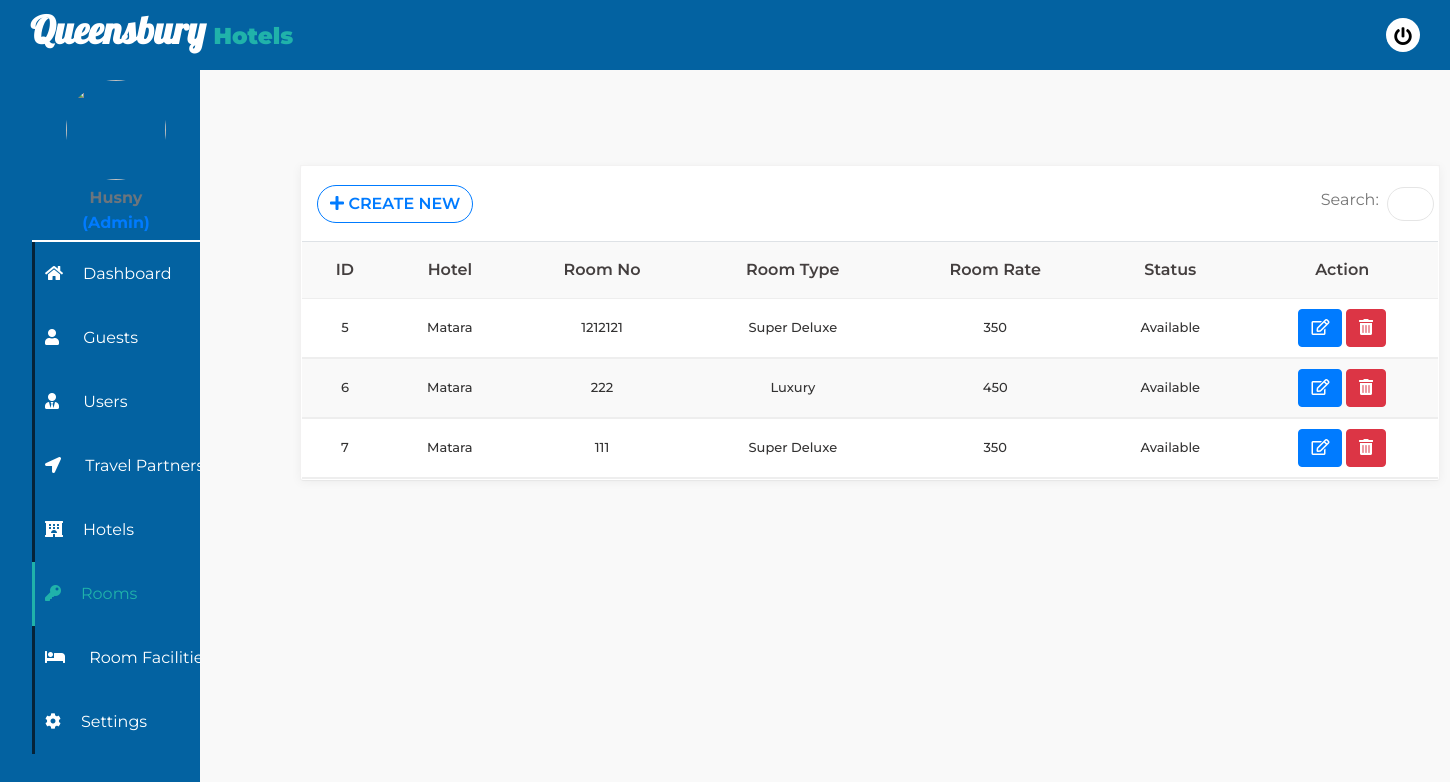
/Admin/viewrooms.php (signed in), run on the app's committed database.
### tables this page shows
CREATE TABLE `user` (
  `id` int(11) NOT NULL,
  `fname` varchar(150) NOT NULL,
  `lname` varchar(150) NOT NULL,
  `mobile` varchar(20) NOT NULL,
  `email` varchar(100) NOT NULL,
  `username` varchar(30) NOT NULL,
  `password` varchar(30) NOT NULL,
  `role` char(10) NOT NULL,
  `profile` varchar(255) NOT NULL
);

CREATE TABLE `room` (
  `id` int(11) NOT NULL,
  `room_number` varchar(50) NOT NULL,
  `status` varchar(50) NOT NULL,
  `hotel_id` int(11) NOT NULL,
  `roomtype_id` int(11) NOT NULL
);

CREATE TABLE `hotel` (
  `hotelcode` int(11) NOT NULL,
  `location` varchar(150) NOT NULL,
  `phone_no` varchar(20) NOT NULL
);

CREATE TABLE `roomtype` (
  `id` int(11) NOT NULL,
  `tname` varchar(50) NOT NULL,
  `price` int(11) NOT NULL,
  `image` varchar(255) NOT NULL,
  `description` varchar(255) NOT NULL
);

### Admin/viewrooms.php (the view, shortened to what this page needs)
<?php
include('./header.php');
include('./connection.php');
include('./links.php');
?>
<!DOCTYPE html>
<html lang="en">
<head>
</head>
<body>
<div class="container body">
        <div class="row">
            <div class="col-md-12 main-datatable">
                <div class="card_body">
                    <div class="row d-flex">
                        <div class="col-sm-4 createSegment">
                            <a class="btn dim_button create_new" href="addrooms.php"> <i class="fa fa-plus" aria-hidden="true"></i> Create New</a>
                        </div>
                        <div class="col-sm-8 add_flex">
                            <div class="form-group searchInput">
                                <label for="search">Search:</label>
                                <input type="search" name="search" class="form-control" id="filterbox" placeholder=" ">
                                </div>
                            </div>
                        </div>
                        <div class="overflow-x">
                            <table style="width:100%;" id="filtertable" class="table cust-datatable dataTable no-footer">
                                <thead>
                                    <tr>
                                        <th>ID</th>
                                        <th>Hotel</th>
                                        <th>Room No</th>
                                        <th>Room Type</th>
                                        <th>Room Rate</th>
                                        <th>Status</th>
                                        <th>Action</th>
                                    </tr>
                                </thead>
                                <tbody>
                                <?php
                                $query = "SELECT room.room_number ,room.id,room.status, roomtype.id as rmt_id ,roomtype.tname, roomtype.price,hotel.location, hotel.hotelcode FROM room JOIN roomtype ON roomtype.id = room.roomtype_id JOIN hotel ON hotel.hotelcode = room.hotel_id";
                                $res = mysqli_query($connect, $query);
                                while ($row = mysqli_fetch_assoc($res)) {
                                    $id = $row['id'];
                                    $hotel = $row['location'];
                                    $room_number = $row['room_number'];
                                    $room = $row['tname'];
                                    $price = $row['price'];
                                    $status = $row['status'];
                                ?>
                                        <tr>
                                            <td><?php echo $id ?></td>
                                            <td><?php echo $hotel ?></td>
                                            <td><?php echo $room_number ?></td>
                                            <td><?php echo $room ?></td>
                                            <td><?php echo $price ?></td>
                                            <td><?php echo $status ?></td>
                                            <td><a href="updaterooms.php?rupid=<?php echo $id; ?>" class="btn btn-primary"><i class="far fa-edit"></i>
                                            </a>
                                                <a href="viewrooms.php?del=<?php echo $id; ?>" onclick="return confirm('Are you sure to delete?')"
                                                class="btn btn-danger"><i class="fas fa-trash-alt"></i>
                                                </a></td>
                                        </tr>
                                        <?php } ?>
                                </tbody>
                            </table>
                        </div>
                    </div>
                </div>
            </div>
        </div>
</body>
</html>

### Admin/header.php (shortened to what this page needs)
<!DOCTYPE html>
<html lang="en">
<head>
    <link rel="stylesheet" href="./assets/css/style.css">
    <link rel="stylesheet" href="./assets/fontawesome/css/all.css">
    <link rel="stylesheet" href="./assets/bootstrap/dist/css/bootstrap.min.css">
</head>
<?php
include('./connection.php');
?>
<?php
$url_array =  explode('/', $_SERVER['REQUEST_URI']);
$url = end($url_array);
?>
<?php
if(isset($_SESSION['aduser']) || isset($_SESSION['manuser']) || isset($_SESSION['cluser']))
{
    $set_id=$_SESSION['id'];
    $sql = "select * from user where id='$set_id'";
    $res = mysqli_query($connect, $sql);
    $row = mysqli_fetch_array($res);
    $fname = $row['fname'];
    $profile = $row['profile'];
    $role = $row['role'];
}
?>
<body>
    <div class="wrapper">
        <div class="header">
            <div class="header-menu">
                <div class="title">Queensbury <span>Hotels</span></div>
                <ul>
                    <li><a href="logout.php"><i class="fas fa-power-off"></i></a></li>
                </ul>
            </div>
        </div>
        <div class="sidebar">
            <ul class="sidebar-menu">
            <li class="text-center profile">
                    <?php if ($profile) : ?>
                        <img src="images/<?php echo $profile ?>">
                    <?php else : ?>
                        <img src="images/admin.png">
                    <?php endif ?>
                    <div class="text-muted">
                        <?php echo $fname; ?>
                    </div>
                    <div class="text-primary" style="user-select:none;">(<?php echo $role ?>)</div>
                </li>
                <?php
                if(isset($_SESSION['aduser'])){
                ?>
                <li class="item">
                    <a class="menu-btn <?php if ($url == 'dashboard.php') {
                                            echo "current";
                                        } ?>" href="dashboard.php"><i class="fas fa-home mar"></i><span>Dashboard</span></a>
                </li>
                <?php }?>
                <?php
                if(isset($_SESSION['aduser'])){
                ?>
                <li class="item">
                    <a class="menu-btn <?php if ($url == 'showcustomer.php' || $url == 'addguests.php' || isset($_GET['updateid'])) {
                                            echo "current";
                                        } ?>" href="showcustomer.php"><i class="fas fa-user mar"></i> <span>Guests</span></a>
                </li>
                <?php }?>
                <?php
                if(isset($_SESSION['aduser'])){
                ?>
                <li class="item">
                    <a class="menu-btn <?php if ($url == 'showuser.php' || $url == 'userregister.php' || isset($_GET['updateid'])) {
                                            echo "current";
                                        } ?>" href="showuser.php"><i class="fas fa-user-tie mar"></i> <span>Users</span></a>
                </li>
                <?php }?>
                <?php
                if(isset($_SESSION['aduser'])){
                ?>
                <li class="item">
                    <a class="menu-btn <?php if ($url == 'travelpartners.php' || $url == 'addtravelpartner.php' || isset($_GET['updateid'])) {
                                            echo "current";
                                        } ?>" href="travelpartners.php"> <i class="fas fa-location-arrow mar"></i> <span>Travel Partners</span></a>
                </li>
                <?php }?>
                <?php
                if(isset($_SESSION['aduser'])){
                ?>
                <li class="item">
                    <a class="menu-btn <?php if ($url == 'viewhotels.php' || isset($_GET['dbid']) || isset($_GET['upid']) || $url == 'addhotels.php') {
                                            echo "current";
                                        } ?>" href="viewhotels.php"><i class="fas fa-regular fa-hotel mar"></i><span>Hotels</span></a>
                </li>
                <?php }?>
                <?php
                if(isset($_SESSION['aduser'])){
                ?>
                <li class="item">
                    <a class="menu-btn <?php if ($url == 'viewrooms.php' || isset($_GET['dbid']) || isset($_GET['ubid']) || $url == 'addrooms.php') {
                                            echo "current";
                                        } ?>" href="viewrooms.php"><i class="fas fa-key mar"></i><span>Rooms</span></a>
                </li>
                <?php }?>
                <?php
                if(isset($_SESSION['aduser'])){
                ?>
                <li class="item">
                    <a class="menu-btn <?php if ($url == 'showroomtype.php' || $url == 'addroomtypes.php' || isset($_GET['updateid'])) {
                                            echo "current";
                                        } ?>" href="showroomtype.php"><i class="fas fa-bed mar"></i> <span>Room Facilities</span></a>
                </li>
                <?php }?>
                <li class="item" style="padding-bottom: 50px">
                    <a href="settings.php" class="menu-btn <?php if ($url == 'settings.php') {
                                                                echo "current";
                                                            } ?>"><i class="fas fa-cog  mar"></i><span>Settings</span></a>
                </li>
            </ul>
        </div>
    </div>
</body>
</html>

### Admin/links.php (shortened to what this page needs)
<link rel="stylesheet" href="./assets/fontawesome/css/all.css">
<link rel="stylesheet" href="https://cdn.jsdelivr.net/npm/bootstrap@4.6.0/dist/css/bootstrap.min.css">
<link rel="stylesheet" href="./assets/css/bstyle.css">
<link rel="stylesheet" href="./assets/css/style.css">
<link rel="stylesheet" href="./css/style.css">
<link href="https://cdnjs.cloudflare.com/ajax/libs/toastr.js/2.0.1/css/toastr.css" rel="stylesheet" />
<link rel="stylesheet" href="https://cdn.datatables.net/1.10.14/css/jquery.dataTables.min.css">

### Admin/assets/css/style.css (style rules this page uses)
* { margin: 0; padding: 0; list-style: none; text-decoration: none; box-sizing: border-box; font-family: "Montserrat", sans-serif; }
body { background: #eee; }
.wrapper .header { z-index: 1; background: #0362a1; position: fixed; width: calc(100% - 0%); height: 70px; display: flex; top: 0; }
.wrapper .header .header-menu { width: calc(100% - 0%); height: 100%; display: flex; justify-content: space-between; align-items: center; padding: 0 20px; }
.wrapper .header .header-menu .title { font-family: 'Lobster', cursive; color: #fff; margin-bottom: 10px; margin-left: 10px; font-size: 38px; font-weight: 900; user-select: none; }
.wrapper .header .header-menu .title span { color: lightseagreen; font-size: 23px; }
.wrapper .header .header-menu ul { margin-top: 15px; display: flex; }
.wrapper .header .header-menu ul li a { background: #fff; color: #000; display: block; margin: 0 10px; font-size: 18px; width: 34px; height: 34px; line-height: 38px; text-align: center; border-radius: 50%; transition: 0.3s; transition-property: color; }
.wrapper .sidebar { z-index: 1; background: #0362a1; position: fixed; top: 70px; width: 200px; height: calc(100% - 9%); transition: 0.3s; transition-property: width; overflow-y: auto; }
.wrapper .sidebar .sidebar-menu { overflow: hidden; }
.wrapper .sidebar .sidebar-menu .profile { border-bottom: 2px solid #fff; }
.wrapper .sidebar .sidebar-menu .profile img { margin: 10px 0; width: 100px; height: 100px; border-radius: 50%; user-select: none; }
.wrapper .sidebar .sidebar-menu .profile div { line-height: 15px; font-weight: 700; margin-bottom: 10px; }
.wrapper .sidebar .sidebar-menu .item { width: 200px; overflow: hidden; user-select: none; }
.wrapper .sidebar .sidebar-menu .item a { display: block; color: #fff; position: relative; border-left: 3px solid #052339; padding: 20px 10px; transition: 0.3s; transition-property: color; }
.wrapper .sidebar .sidebar-menu .item a.current { color: lightseagreen; border-left: 3px solid lightseagreen; }
.wrapper .sidebar .sidebar-menu .item .menu-btn .mar { margin-right: 20px; }

### Admin/assets/css/bstyle.css (style rules this page uses)
.body { margin-top: 75px; margin-left: 200px; }

### Admin/css/style.css (style rules this page uses)
body { font-family: 'Raleway', sans-serif; background: #f9f9f9; }
.main-datatable { padding: 0px; border: 1px solid #f3f2f2; border-bottom: 0; box-shadow: 0px 2px 10px rgba(0, 0, 0, .05); margin-top: 90px; margin-left: 100px; }
.d-flex { display: flex; align-items: center; justify-content: space-between; }
.card_body { background-color: white; border: 1px solid transparent; border-radius: 2px; -webkit-box-shadow: 0 1px 1px rgba(0, 0, 0, 0.05); box-shadow: 0 1px 1px rgba(0, 0, 0, 0.05); }
.main-datatable .row { margin: 0; }
.searchInput { width: 50%; display: flex; align-items: center; position: relative; justify-content: flex-end; margin: 20px 0px; padding: 0px 4px; }
.searchInput input { border: 1px solid #e5e5e5; border-radius: 50px; margin-left: 8px; height: 34px; width: 100%; padding: 0px 25px 0px 10px; transition: all .6s ease; }
.searchInput label { color: #767676; font-weight: normal; }
.dim_button { display: inline-block; color: #fff; text-decoration: none; text-transform: uppercase; text-align: center; padding-top: 6px; background: rgb(57, 85, 136); margin-right: 10px; position: relative; cursor: pointer; font-weight: 600; margin-bottom: 20px; }
.createSegment a { margin-bottom: 0px; border-radius: 50px; background: #ffffff; border: 1px solid #007bff; color: #007bff; transition: all .4s ease; }
.add_flex { display: flex; justify-content: flex-end; padding-right: 0px; }
.main-datatable .dataTable.no-footer { border-bottom: 1px solid #eee; }
.main-datatable .cust-datatable thead { background-color: #f9f9f9; }
.main-datatable .cust-datatable>thead>tr>th { border-bottom-width: 0; color: #443f3f; font-weight: 600; padding: 16px 15px; vertical-align: middle; padding-left: 18px; text-align: center; }
.main-datatable .cust-datatable>tbody td { padding: 10px 15px 10px 18px; color: #333232; font-size: 13px; font-weight: 500; word-break: break-word; border-color: #eee; text-align: center; vertical-align: middle; }
.main-datatable .cust-datatable>tbody tr { border-top: none; }
.main-datatable .table>tbody>tr:nth-child(even) { background: #f9f9f9; }

### data on the page
user: fname "Husny", role "Admin"
room: id "5", hotel.location "Matara", room_number "1212121", roomtype.tname "Super Deluxe", roomtype.price "350", status "Available"
room: id "6", hotel.location "Matara", room_number "222", roomtype.tname "Luxury", roomtype.price "450", status "Available"
room: id "7", hotel.location "Matara", room_number "111", roomtype.tname "Super Deluxe", roomtype.price "350", status "Available"
